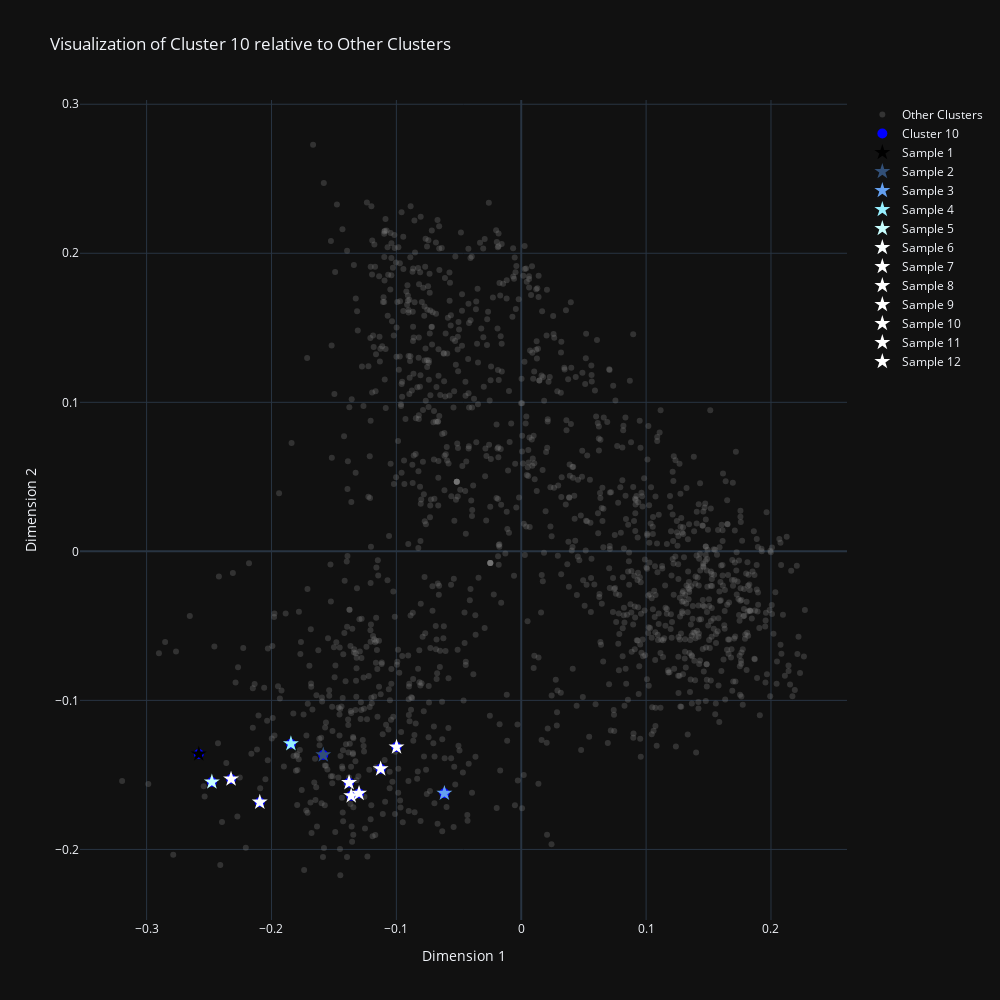

The code cell stored with this chart in its notebook:
### Code cell
visualize_cluster(
    10,
    cluster_labels=cluster_labels,
    reduced_vectors=reduced_vectors,
    sampled_data=sampled_data,
)

### Figure 1 — Plotly figure (JSON) as saved in the notebook; plotly's stock layout.template omitted (floating-point values rounded to 4 significant figures; data arrays with more than 128 entries replaced by an {"elided": "..."} marker saying what was removed)
{"data": [{"hoverinfo": "skip", "marker": {"color": "gray", "opacity": 0.3, "size": 6}, "mode": "markers", "name": "Other Clusters", "type": "scatter", "x": {"elided": "1397 float values"}, "y": {"elided": "1397 float values"}}, {"hoverinfo": "skip", "marker": {"color": "blue", "size": 10}, "mode": "markers", "name": "Cluster 10", "type": "scatter", "x": [-0.2582, -0.1585, -0.06155, -0.1844, -0.2477, -0.2094, -0.2324, -0.09987, -0.1379, -0.1126, -0.1362, -0.1299], "y": [-0.136, -0.1366, -0.1623, -0.1291, -0.1547, -0.1683, -0.1528, -0.1313, -0.1552, -0.1459, -0.1641, -0.1624]}, {"hovertemplate": "<b>Sample %{text}</b><br>title: Rainy Jazz Cafe Slow Jazz Music in Coffee Shop Ambience for ...<br>href: https://youtube.com/watch?v=T9wT8XlLu4M<br>desc: Rainy Jazz Cafe ☔ Slow Jazz Music in Coffee Shop Ambience fo...<br>likes: 40<br>duration: 15:34<br>channelName: Music_Channelcp<br>subCount: 46 subscribers<br>dateAndViews: 7,593 views 23 Jul 2024 #jazzcafe #jazzpiano #ChillVibes<br>", "marker": {"color": "rgb(0, 0, 0)", "size": 12, "symbol": "star"}, "mode": "markers", "name": "Sample 1", "text": ["1"], "type": "scatter", "x": [-0.2582], "y": [-0.136]}, {"hovertemplate": "<b>Sample %{text}</b><br>title: Chill out lofi music 🍀 lofi hip hop mix makes you feel posit...<br>href: https://youtube.com/watch?v=vrB9wC6quaU<br>desc: Listen on Spotify: https://spoti.fi/4dwkURj\n\nHello everyone!...<br>likes: 6.6K<br>duration: <br>channelName: Lofi on the Rooftop<br>subCount: 10.7K subscribers<br>dateAndViews: 368 watching now Started streaming on 26 Mar 2024 #Lofihipho...<br>", "marker": {"color": "rgb(50, 80, 120)", "size": 12, "symbol": "star"}, "mode": "markers", "name": "Sample 2", "text": ["2"], "type": "scatter", "x": [-0.1585], "y": [-0.1366]}, {"hovertemplate": "<b>Sample %{text}</b><br>title: Japan Cafe Vibe ☕ Lofi Coffee 24/7 beats🍃 Lofi Hip Hop 24/7 ...<br>href: https://youtube.com/watch?v=bRnTGwCbr3E<br>desc: 🎼 | Healing Me: https://open.spotify.com/playlist/6en...\nJap...<br>likes: 11K<br>duration: <br>channelName: Healing Me<br>subCount: 11.8K subscribers<br>dateAndViews: 1,091 watching now Started streaming on 30 Jun 2024 #lofison...<br>", "marker": {"color": "rgb(100, 160, 240)", "size": 12, "symbol": "star"}, "mode": "markers", "name": "Sample 3", "text": ["3"], "type": "scatter", "x": [-0.06155], "y": [-0.1623]}, {"hovertemplate": "<b>Sample %{text}</b><br>title: Cafe in the Morning🌻Take a time to work/relax/study with Lof...<br>href: https://youtube.com/watch?v=8-BsxrE1bY8<br>desc: #lofi #chill #lofimusic #lofistudy #chillmusic #lofisleep #l...<br>likes: 655<br>duration: 3:35:11<br>channelName: Lofi Coffee<br>subCount: 24.7K subscribers<br>dateAndViews: 164,315 views Streamed live on 22 Jun 2024 #lofimusic #chill...<br>", "marker": {"color": "rgb(150, 240, 360)", "size": 12, "symbol": "star"}, "mode": "markers", "name": "Sample 4", "text": ["4"], "type": "scatter", "x": [-0.1844], "y": [-0.1291]}, {"hovertemplate": "<b>Sample %{text}</b><br>title: Chill at the Lofi Cafe | A Serenade of Coffee & Beats | Lofi...<br>href: https://youtube.com/watch?v=HOPaRt31pNc<br>desc: Chill at the Lofi Cafe | A Serenade of Coffee & Beats | Lofi...<br>likes: 101<br>duration: <br>channelName: Lofi Coffee Shop<br>subCount: 82 subscribers<br>dateAndViews: 17 watching now Started streaming 31 minutes ago #LofiCafeVi...<br>", "marker": {"color": "rgb(200, 320, 480)", "size": 12, "symbol": "star"}, "mode": "markers", "name": "Sample 5", "text": ["5"], "type": "scatter", "x": [-0.2477], "y": [-0.1547]}, {"hovertemplate": "<b>Sample %{text}</b><br>title: Lofi Hip Hop: Beats for Ultimate Relaxation 🎧<br>href: https://youtube.com/watch?v=5czUKaHhTyg<br>desc: Unwind and relax with this soothing collection of Lofi Hip H...<br>likes:  12345678901234567890123456789 <br>duration: 1:43:30<br>channelName: Chill Lè<br>subCount: 844 subscribers<br>dateAndViews: 4 views 3 Sept 2024 #lofihiphop #relaxingmusic #lofibeats<br>", "marker": {"color": "rgb(250, 400, 600)", "size": 12, "symbol": "star"}, "mode": "markers", "name": "Sample 6", "text": ["6"], "type": "scatter", "x": [-0.2094], "y": [-0.1683]}, {"hovertemplate": "<b>Sample %{text}</b><br>title: Chill Night Lofi Vibes | Serene Cityscape Beats to Unwind [R...<br>href: https://youtube.com/watch?v=iDyrBXSzlyE<br>desc: Chill Night Lofi Vibes | Serene Cityscape Beats to Unwind [R...<br>likes:  12345678901234567890123456789  1234567890123456789012345678...<br>duration: 1:36:40<br>channelName: Hey Lofi Beats<br>subCount: 35 subscribers<br>dateAndViews: 113 views 3 Sept 2024 #NightLofi #LofiChill #CityscapeBeats<br>", "marker": {"color": "rgb(300, 480, 720)", "size": 12, "symbol": "star"}, "mode": "markers", "name": "Sample 7", "text": ["7"], "type": "scatter", "x": [-0.2324], "y": [-0.1528]}, {"hovertemplate": "<b>Sample %{text}</b><br>title: sofa lofi hip hop radio ☁ - beats to relax/study to<br>href: https://youtube.com/watch?v=RSVNSRdW0lI<br>desc: ☁ | Listen to Sofa Lofi on Spotify\n→  https://open.spotify.c...<br>likes: 52<br>duration: <br>channelName: Sofa Lofi<br>subCount: 89 subscribers<br>dateAndViews: 2 watching now Started streaming on 5 Aug 2024<br>", "marker": {"color": "rgb(350, 560, 840)", "size": 12, "symbol": "star"}, "mode": "markers", "name": "Sample 8", "text": ["8"], "type": "scatter", "x": [-0.09987], "y": [-0.1313]}, {"hovertemplate": "<b>Sample %{text}</b><br>title: ☕ Hot Chocolate [lofi hip hop to relax/study/chill]<br>href: https://youtube.com/watch?v=Gad3fx0w30o<br>desc: ⭐Welcome to this Hot Chocolate lofi hip hop playlist! Featur...<br>likes: 50K<br>duration: 32:14<br>channelName: Ethan B<br>subCount: 8.07K subscribers<br>dateAndViews: 2,545,786 views Premiered on 15 Jun 2022 #lofi #study<br>", "marker": {"color": "rgb(400, 640, 960)", "size": 12, "symbol": "star"}, "mode": "markers", "name": "Sample 9", "text": ["9"], "type": "scatter", "x": [-0.1379], "y": [-0.1552]}, {"hovertemplate": "<b>Sample %{text}</b><br>title: Island Escape Vibes ✨ Chillout Music for Relaxing & Rechargi...<br>href: https://youtube.com/watch?v=hVpbjOJQONY<br>desc: \"Escape to an island paradise with this chillout playlist. W...<br>likes: 0<br>duration: <br>channelName: MTJUNG TV<br>subCount: 6.92K subscribers<br>dateAndViews: 2 watching now Started streaming 6 hours ago #IslandEscapeVi...<br>", "marker": {"color": "rgb(450, 720, 1080)", "size": 12, "symbol": "star"}, "mode": "markers", "name": "Sample 10", "text": ["10"], "type": "scatter", "x": [-0.1126], "y": [-0.1459]}, {"hovertemplate": "<b>Sample %{text}</b><br>title: Ghibli Coffee Shop ☕️ Music to put you in a better mood 🌿 lo...<br>href: https://youtube.com/watch?v=zhDwjnYZiCo<br>desc: #lofi #chill #lofimusic #lofistudy #chillmusic #lofisleep #l...<br>likes: 30K<br>duration: 3:44:28<br>channelName: Lofi Coffee<br>subCount: 24.7K subscribers<br>dateAndViews: 3,589,634 views Streamed live on 28 May 2024 #lofimusic #chi...<br>", "marker": {"color": "rgb(500, 800, 1200)", "size": 12, "symbol": "star"}, "mode": "markers", "name": "Sample 11", "text": ["11"], "type": "scatter", "x": [-0.1362], "y": [-0.1641]}, {"hovertemplate": "<b>Sample %{text}</b><br>title: Japan Coastal Vibes 🌅 Lofi Mix for Focus and Relaxation<br>href: https://youtube.com/watch?v=PLLRRXURicM<br>desc: Welcome to our lofi mix perfect for studying, working, or re...<br>likes: 14K<br>duration: 2:27:04<br>channelName: Calm City<br>subCount: 5.23K subscribers<br>dateAndViews: 1,075,022 views 24 Jun 2024<br>", "marker": {"color": "rgb(550, 880, 1320)", "size": 12, "symbol": "star"}, "mode": "markers", "name": "Sample 12", "text": ["12"], "type": "scatter", "x": [-0.1299], "y": [-0.1624]}], "layout": {"height": 1000, "hovermode": "closest", "title": {"text": "Visualization of Cluster 10 relative to Other Clusters"}, "width": 1000, "xaxis": {"title": {"text": "Dimension 1"}}, "yaxis": {"title": {"text": "Dimension 2"}}}}
